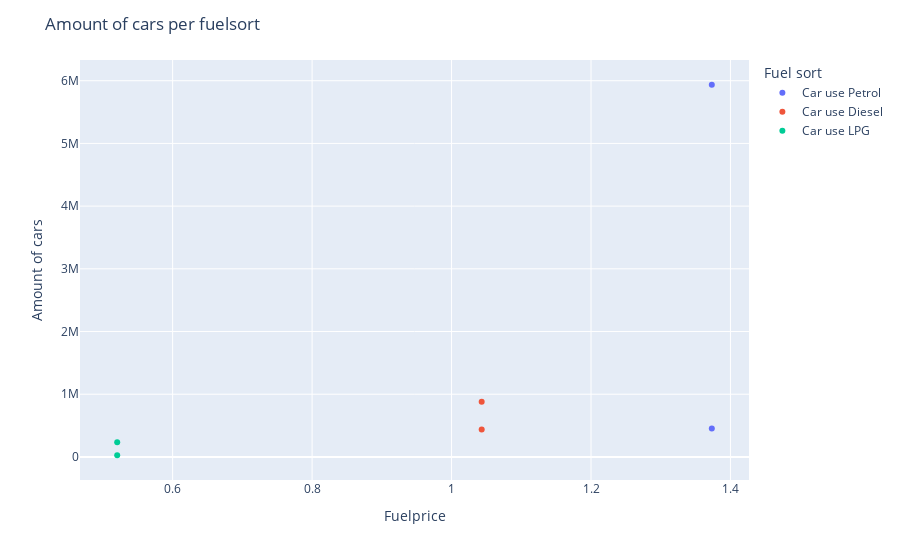

Write notebook code for a chart like this one.
### Code cell
#These lines of codes are used to make a scatterplot for the car use per fuelsort just for 2006
labels= ['Car use Petrol', 'Car use Diesel', 'Car use LPG']
fig = px.scatter(df_traffic.query('Date==2006'), x='FuelPrice', y= labels)

#these lines of code are used to transform the layout of the graph
fig.update_layout(
    title="Amount of cars per fuelsort",
    xaxis_title="Fuelprice",
    yaxis_title="Amount of cars",
    legend_title="Fuel sort",
)

fig.show()

### Figure 1 — Plotly figure (JSON) as saved in the notebook; plotly's stock layout.template omitted (floating-point values rounded to 4 significant figures)
{"data": [{"hovertemplate": "variable=Car use Petrol<br>FuelPrice=%{x}<br>value=%{y}<extra></extra>", "legendgroup": "Car use Petrol", "marker": {"color": "#636efa", "symbol": "circle"}, "mode": "markers", "name": "Car use Petrol", "orientation": "v", "showlegend": true, "type": "scatter", "x": [1.373, 1.043, 0.5205, 1.373, 1.043, 0.5205], "xaxis": "x", "y": [5935907, null, null, 453238, null, null], "yaxis": "y"}, {"hovertemplate": "variable=Car use Diesel<br>FuelPrice=%{x}<br>value=%{y}<extra></extra>", "legendgroup": "Car use Diesel", "marker": {"color": "#EF553B", "symbol": "circle"}, "mode": "markers", "name": "Car use Diesel", "orientation": "v", "showlegend": true, "type": "scatter", "x": [1.373, 1.043, 0.5205, 1.373, 1.043, 0.5205], "xaxis": "x", "y": [null, 880699, null, null, 435882, null], "yaxis": "y"}, {"hovertemplate": "variable=Car use LPG<br>FuelPrice=%{x}<br>value=%{y}<extra></extra>", "legendgroup": "Car use LPG", "marker": {"color": "#00cc96", "symbol": "circle"}, "mode": "markers", "name": "Car use LPG", "orientation": "v", "showlegend": true, "type": "scatter", "x": [1.373, 1.043, 0.5205, 1.373, 1.043, 0.5205], "xaxis": "x", "y": [null, null, 233798, null, null, 26504], "yaxis": "y"}], "layout": {"legend": {"title": {"text": "Fuel sort"}, "tracegroupgap": 0}, "margin": {"t": 60}, "title": {"text": "Amount of cars per fuelsort"}, "xaxis": {"anchor": "y", "domain": [0, 1], "title": {"text": "Fuelprice"}}, "yaxis": {"anchor": "x", "domain": [0, 1], "title": {"text": "Amount of cars"}}}}
